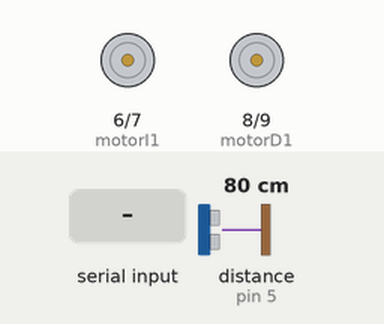
This sketch was run on a simulated Arduino Uno, built with avr-gcc and run on an emulated ATmega328P. Shown: motor-driver pin pairs drawn as motors (green arrow = first pin HIGH = forward, orange = second pin HIGH = backward, longer = more drive). Wiring (inferred from the names in the program): ultrasonic range finder: trigger pin 4; echo pin 5. The inputs (shaded band) are chosen by the test bench; at power-on: distance to the obstacle (sensor on pin 5) 80 cm. The echo pulse lasts 58.3 µs per cm.

Above: at 1.2 s.
1.3 s: "A" received over the second serial link
At 2.5 s:
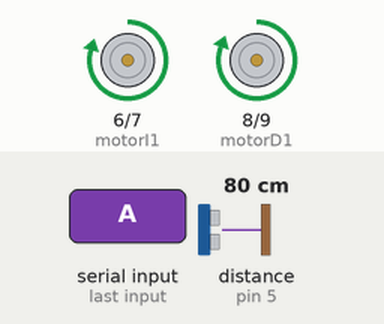
2.8 s: "B" received over the second serial link
At 3.1 s:
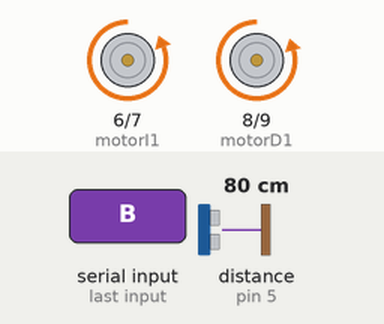
4.3 s: "I" received over the second serial link
At 4.7 s:
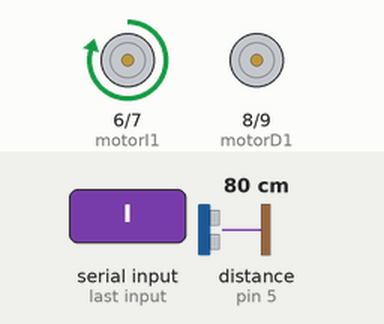
5.8 s: "D" received over the second serial link
At 6.3 s:
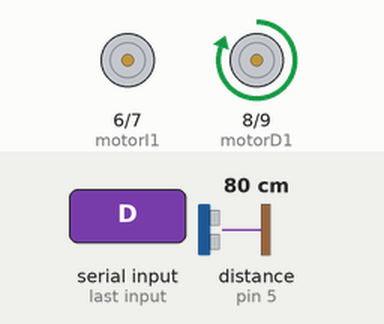
7.3 s: distance to the obstacle (sensor on pin 5) set to 10 cm
8.8 s: distance to the obstacle (sensor on pin 5) set to 7 cm
At 10.2 s:
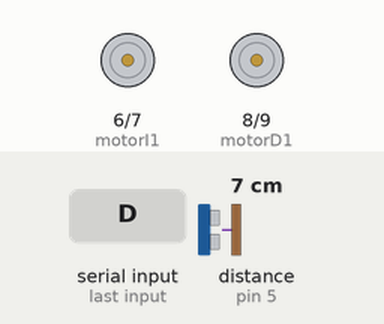
Timing chart, 0 to 11.3 s (numbered marks = the images above; inputs shaded):
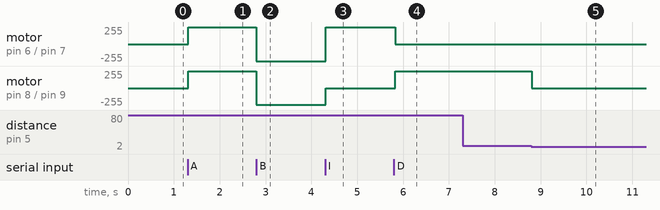

The sketch:

MicodigocarrocontroHC05.ino
```cpp
#include <SoftwareSerial.h>

// Configuración de pines para la comunicación serial Bluetooth
const int rxPin = 2; // Pin de recepción (RX) del módulo Bluetooth
const int txPin = 3; // Pin de transmisión (TX) del módulo Bluetooth

// Crear un objeto SoftwareSerial para la comunicación Bluetooth
SoftwareSerial bluetoothSerial(rxPin, txPin);

// Variables del Sensor Ultrasónico
const int trigPin = 4;
const int echoPin = 5;

// Motores
const int motorI1 = 6;
const int motorI2 = 7;
const int motorD1 = 8;
const int motorD2 = 9;

// Otros
const int vel = 250;
const int disMin = 7; // Nueva distancia mínima para detenerse en 7 cm
int distancia;

// Variable para almacenar el tiempo en que se detuvo el carro
unsigned long tiempoDetenido = 0;

void setup() {
  Serial.begin(9600); // Comunicación serial con el monitor serie
  bluetoothSerial.begin(9600); // Comunicación serial con el módulo Bluetooth

  pinMode(echoPin, INPUT);
  pinMode(trigPin, OUTPUT);

  pinMode(motorI1, OUTPUT);
  pinMode(motorI2, OUTPUT);
  pinMode(motorD1, OUTPUT);
  pinMode(motorD2, OUTPUT);
}

void loop() {
  distancia = calcularDistancia();

  if (bluetoothSerial.available() > 0) {
    char infoDeApp = bluetoothSerial.read();
    switch (infoDeApp) {
      case 'A': // Adelante
        moverAdelante();
        break;
      case 'B': // Atrás
        moverAtras();
        break;
      case 'I': // Izquierda
        girarIzquierda();
        break;
      case 'D': // Derecha
        girarDerecha();
        break;
      case 'P': // Parar
        detener();
        tiempoDetenido = millis(); // Almacenar el tiempo actual
        break;
      default:
        detener(); // Por defecto, detener el carro si el comando no es reconocido
        break;
    }
  }

  // Si han pasado más de 3 segundos desde que se detuvo el carro,
  // se permite seguir manejando
  if (millis() - tiempoDetenido >= 3000) {
    tiempoDetenido = 0; // Reiniciar el tiempo detenido
  }

  // Si se detecta un obstáculo a 7 cm, se detiene el carro pero se
  // permite seguir manejando después de 3 segundos
  if (distancia <= disMin && millis() - tiempoDetenido >= 3000) {
    detener();
  }

  delay(20);
}

void moverAdelante() {
  analogWrite(motorI1, vel);
  analogWrite(motorI2, 0);
  analogWrite(motorD1, vel);
  analogWrite(motorD2, 0);
}

void moverAtras() {
  analogWrite(motorI1, 0);
  analogWrite(motorI2, vel);
  analogWrite(motorD1, 0);
  analogWrite(motorD2, vel);
}

void girarIzquierda() {
  analogWrite(motorI1, vel);
  analogWrite(motorI2, 0);
  analogWrite(motorD1, 0);
  analogWrite(motorD2, 0);
}

void girarDerecha() {
  analogWrite(motorI1, 0);
  analogWrite(motorI2, 0);
  analogWrite(motorD1, vel);
  analogWrite(motorD2, 0);
}

void detener() {
  analogWrite(motorI1, 0);
  analogWrite(motorI2, 0);
  analogWrite(motorD1, 0);
  analogWrite(motorD2, 0);
}

int calcularDistancia() {
  long duration;
  int distance;

  digitalWrite(trigPin, LOW);
  delayMicroseconds(2);
  digitalWrite(trigPin, HIGH);
  delayMicroseconds(10);
  digitalWrite(trigPin, LOW);

  duration = pulseIn(echoPin, HIGH);
  distance = duration * 0.034 / 2; // Convertir a cm

  return distance;
}
```

Measured:
- the behaviour switches between 9 and 8 cm on distance to the obstacle (sensor on pin 5) (found by bisection; images 4 and 5)
- after the input at 1.3 s, motor on pin 6 (motorI1) / pin 7 (motorI2): stopped → forward 250/255 at once; motor on pin 8 (motorD1) / pin 9 (motorD2): stopped → forward 255/255 at once
- after the input at 2.8 s, motor on pin 6 (motorI1) / pin 7 (motorI2): forward 250/255 → backward 255/255 at once; motor on pin 8 (motorD1) / pin 9 (motorD2): forward 255/255 → backward 250/255 at once
- after the input at 4.3 s, motor on pin 6 (motorI1) / pin 7 (motorI2): backward 255/255 → forward 250/255 at once; motor on pin 8 (motorD1) / pin 9 (motorD2): backward 250/255 → stopped at once
- after the input at 5.8 s, motor on pin 6 (motorI1) / pin 7 (motorI2): forward 250/255 → stopped at once; motor on pin 8 (motorD1) / pin 9 (motorD2): stopped → forward 255/255 at once
- after the input at 7.3 s, every drawn part: stays the same
- after the input at 8.8 s, motor on pin 8 (motorD1) / pin 9 (motorD2): forward 255/255 → stopped at once
